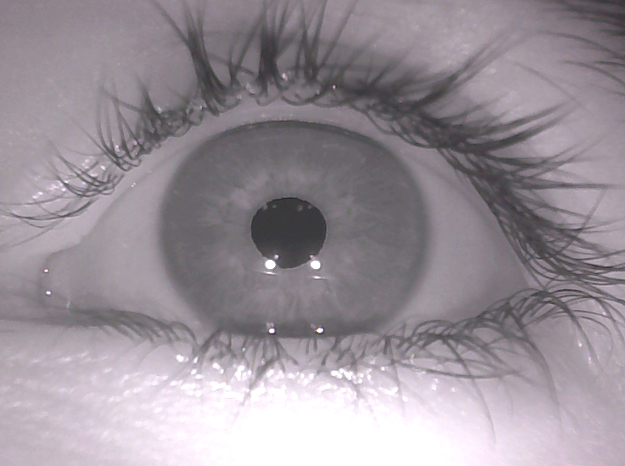
#> input picture Materials/Materials/Eye1.jpg, 625 x 466 px
$ python threshold.py
#> lines starting #> are read from the running program, lines starting #| are printed output that depends on the picture; after the words box and inside, x2 and y2 are one past the last pixel; in counts of white or black regions, pixels touching at a corner belong together
from pylab import *
import cv2

def showAll_pylab(**imgs):
    ##When a double-starred parameter is declared such as $**imgs$,
    ##then all the keyword arguments from that point till the end are collected as a dictionary called $'imgs'$.
    figure()
    gray()

    for (counter, (k,v)) in enumerate(imgs.items()): ##See how to use the $enumerate()$ function for creating a counter in a loop.
        subplot(1,len(imgs)  ,counter);imshow(v);title(k)

    show()

#-------------Main body
#Loading the images
I=cv2.imread("Eye1.jpg", cv2.COLOR_RGB2GRAY)
#> I is the input picture: shape (466, 625, 3); mean B, G, R 152.7, 145, 153.1
I=cv2.cvtColor(I, cv2.COLOR_RGB2GRAY)
#> I: shape (466, 625)

#Binary Thresholding
(thresh, im_bw1) = cv2.threshold( I, 100, 255,cv2.THRESH_BINARY)
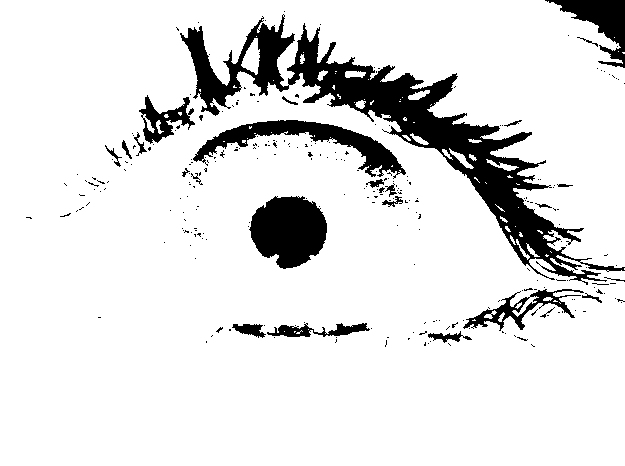
#> im_bw1: shape (466, 625); 88.5% white; 272 black regions (246 under 20 px), largest, box (x1, y1, x2, y2) and area: (180, 14, 625, 285) 18662, (249, 196, 327, 269) 4164, (193, 120, 406, 179) 3462
#Otsu Thresholding
(thresh, im_bw2) = cv2.threshold( I, 128, 255, cv2.THRESH_OTSU)
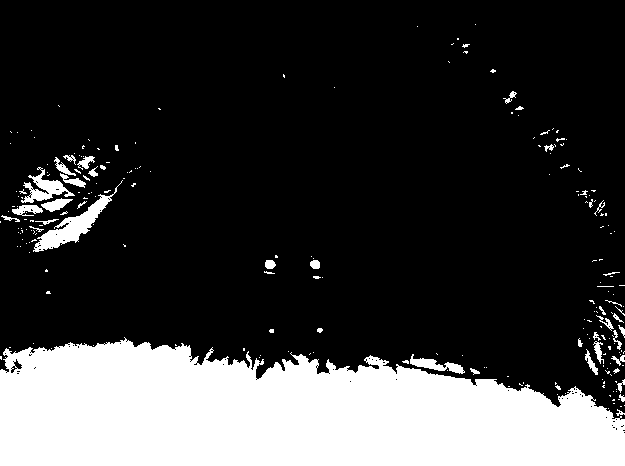
#> im_bw2: shape (466, 625); 23.1% white; 235 white regions (194 under 20 px), largest, box (x1, y1, x2, y2) and area: (0, 337, 625, 466) 61719, (33, 180, 123, 252) 1390, (21, 167, 75, 203) 699
#> thresh = 172
#Adaptive Thresholding
im_bw3=cv2.adaptiveThreshold(I, 255, cv2.ADAPTIVE_THRESH_MEAN_C, cv2.THRESH_BINARY ,113,30)
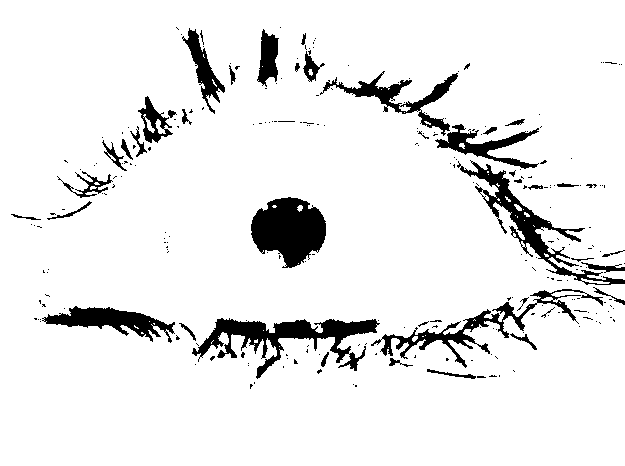
#> im_bw3: shape (466, 625); 91.9% white; 256 black regions (214 under 20 px), largest, box (x1, y1, x2, y2) and area: (192, 318, 380, 379) 3695, (251, 197, 326, 268) 3652, (457, 160, 625, 285) 2993
#Main difference of Adaptive Thresholding is that , Adaptive thresholding adapts  the threshold value on each pixel to the local image characteristics
#while global thresholding methods dont. As a result, in some conditions , such as bad lighting conditions , adaptive thresholding gives better results.


#> (the run stopped early here; a loop or call above may not have finished)
